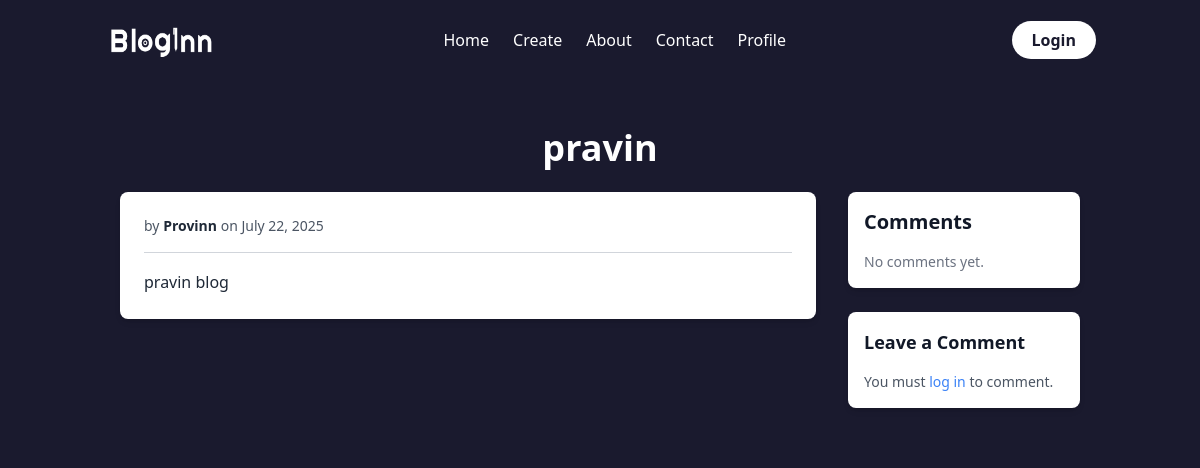
Page /post/5/ on the earlier database version.
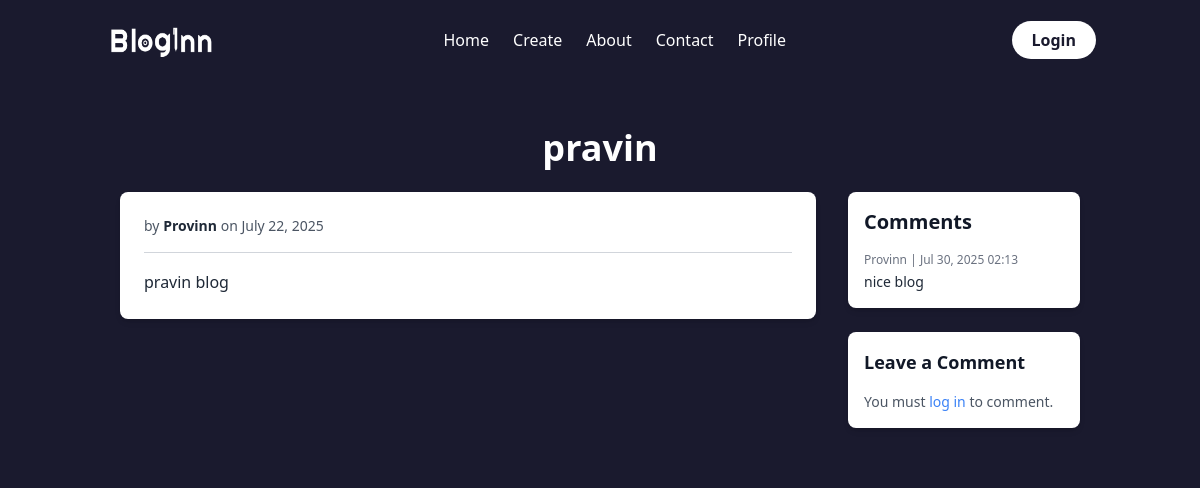
Same page on the later database version.
### blog/models.py (models this page shows, shortened)
class Comment(models.Model):
    post=models.ForeignKey(Post,on_delete=models.CASCADE)
    sender=models.ForeignKey(User,on_delete=models.CASCADE)
    content=models.TextField(max_length=200)
    created_at=models.DateTimeField(default=timezone.now)

### blog/views.py (the view)
# urls.py: path("post/<int:pk>/",PostDetailView.as_view(),name="post-detail"),
class PostDetailView(DetailView):
    model=Post
    template_name='blog/post_detail.html'
    context_object_name='post'
    def get_context_data(self,**kwargs):
        context=super().get_context_data(**kwargs)
        post=self.get_object()
        context['comment']=post.comment_set.all().order_by('-created_at')
        context['form']=commentForm()
        context['request']=self.request
        return context
    def post(self,request,*args,**kwargs):
        self.object=self.get_object()
        post=self.object
        form=commentForm(request.POST)
        if request.user.is_authenticated:
            if form.is_valid():
                comment=form.save(commit=False)
                comment.post=post
                comment.sender=request.user
                comment.save()
                Notification.objects.create(
                    blog=post,
                    sender=request.user,
                    receiver=post.author,
                    type='Comment',
                    message=f"{request.user.username} Commented on your post: {post.title} | Comment:{comment.content}",
                    action_url=f'/post/{post.id}/'
                )
                return redirect('post-detail',pk=self.object.pk)
            return redirect('login')

### blog/templates/blog/post_detail.html (shortened to what this page needs)
{% extends "blog/base.html" %}
{% block content %}
<div class="container mx-auto px-4 py-8">
    <h2 class="text-3xl sm:text-4xl font-bold mb-6 text-white-900 text-center">{{ object.title }}</h2>
    <div class="flex flex-col md:flex-row gap-8">
        <div class="md:w-3/4 mb-4 md:mb-0">
            <div class="bg-white p-6 rounded-lg shadow-md">
                <p class="text-sm text-gray-600 mb-4">by <span class="font-semibold text-gray-800">{{ object.author }}</span> on {{ object.date_posted|date:"F d, Y" }}</p>
                <hr class="my-4 border-t border-gray-300">
                <div class="prose max-w-none text-gray-800 leading-relaxed">
                    {{ object.content|safe }}
                </div>
            </div>
        </div>
        <div class="md:w-1/4 flex flex-col">
            <div class="bg-white rounded-lg shadow-md p-4 mb-6 flex-grow overflow-y-auto max-h-[300px]">
                <h5 class="text-xl font-semibold mb-4 text-gray-900">Comments</h5>
                {% if comment %}
                    <div class="space-y-4">
                        {% for com in comment %}
                            <div class="border-b border-gray-200 pb-3 last:border-b-0 last:pb-0">
                                <div class="flex items-center justify-between mb-1">
                                    <small class="text-xs text-gray-500">{{ com.sender.username }} | {{ com.created_at|date:"M d, Y H:i" }}</small>
                                </div>
                                <p class="text-sm text-gray-800">{{ com.content }}</p>
                            </div>
                        {% endfor %}
                    </div>
                {% else %}
                    <p class="text-gray-500 text-sm">No comments yet.</p>
                {% endif %}
            </div>
            <div class="bg-white rounded-lg shadow-md p-4 mt-auto">
                <h6 class="text-lg font-semibold mb-4 text-gray-900">Leave a Comment</h6>
                {% if user.is_authenticated %}
                    <form method="POST" class="flex flex-col space-y-3">
                        {% csrf_token %}
                        <div>
                            {{ form.content }}
                        </div>
                        <button type="submit"
                                class="bg-blue-600 hover:bg-blue-700 text-white font-bold py-2 px-4 rounded transition-colors duration-200 self-end">
                            Post
                        </button>
                    </form>
                {% else %}
                    <p class="text-gray-600 text-sm">You must <a href="{% url 'login' %}" class="text-blue-500 hover:underline">log in</a> to comment.</p>
                {% endif %}
            </div>
        </div>
    </div>
</div>
{% endblock %}

Differences in the rows shown:
added Comment: sender.username "Provinn", created_at "Jul 30, 2025 02:13", content "nice blog"
Other differences:
text no longer shown: "No comments yet."
